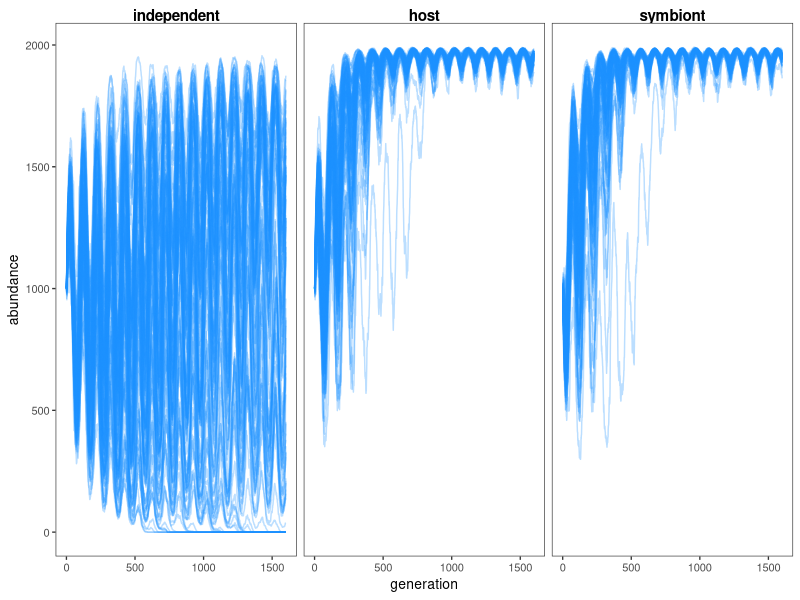
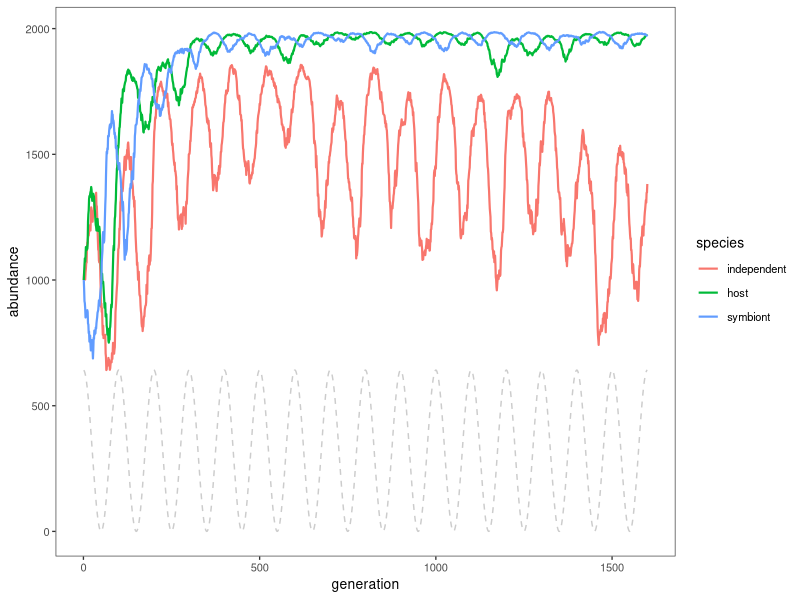
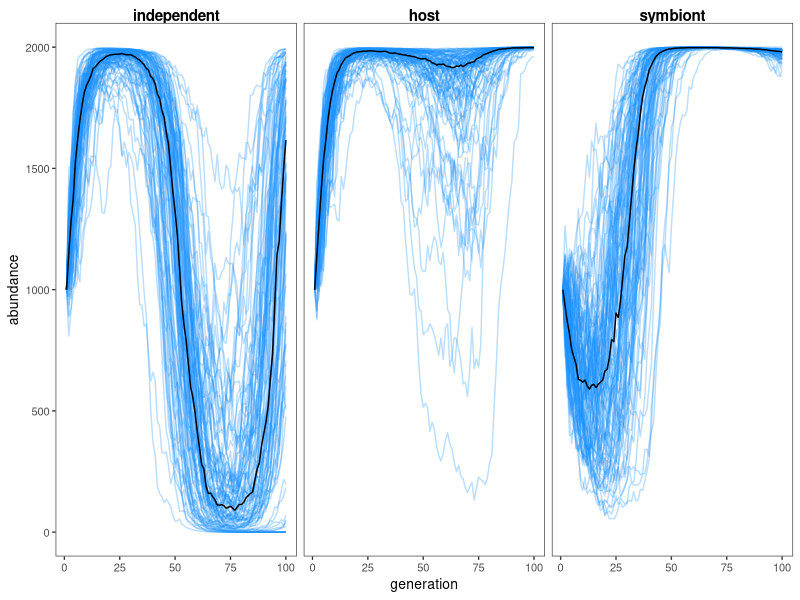
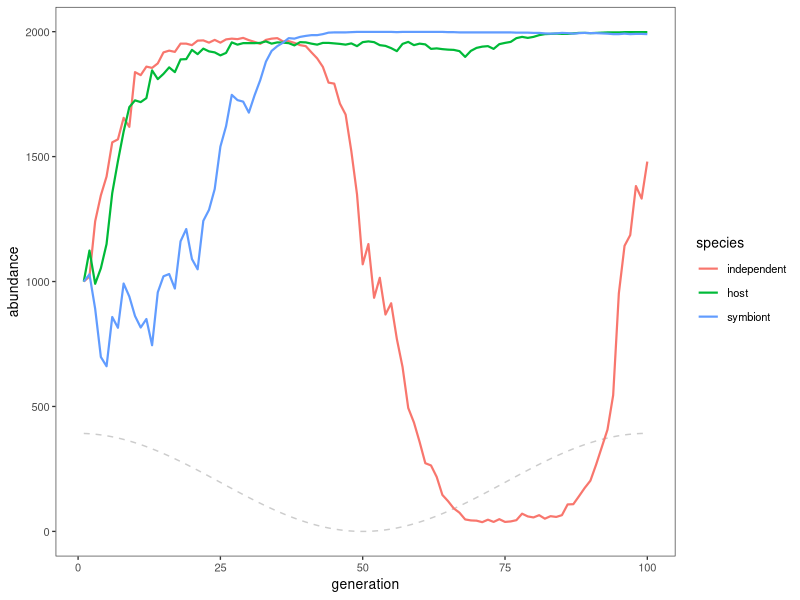

Generate these figures, in order, with R:
library(MASS)
library(tidyverse)
library(magrittr)
library(parallel)
library(grid)
library(car)



# Custom ggplot2 theme
theme_lan <- function(base_size = 10, base_family = 'Helvetica') {
    theme_bw(base_size = base_size, base_family = base_family) %+replace%
        theme(
            strip.text = element_text(face = 'bold', size = 11),
            strip.background = element_rect(color = NA, fill = NA),
            panel.grid = element_blank()
        )
}


inv_logit <- function(x){
    exp(x)/(1 + exp(x))
}
logit <- function(x){
    log(x/(1 - x))
}

# Discrete-time logistic growth for time t+1
log_growth <- function(N_t, r, K){
    # new_N <- N_t + r * N_t * (1 - N_t / K)
    new_N <- N_t * exp(r * (1 - N_t / K))
    # To avoid negative abundances
    new_N <- ifelse(new_N < 0, 0, new_N)
    # Also rounding bc a partial individual makes no sense
    return(matrix(as.integer(new_N), nrow = 1))
}




# Sine curve with limits and set number of phases
# First function is for one x value, and is used inside the 2nd one and for plotting
u_curve_1x <- function(x, time_len, phases = 1, c_max = 1, c_min = 0) {
    rel_x <- x / time_len
    {sin({(4 * phases)*rel_x + 1} * {pi/2}) + 1} * 0.5 * (c_max - c_min) + c_min
}
u_curve <- function(time_len, phases = 1, c_max = 1, c_min = 0) {
    sapply(1:time_len, u_curve_1x, time_len, phases, c_max, c_min)
}





# Change a covariance matrix
change_cov_mat <- function(cov_matrix_0, i1, i2, new_cov){
    if (i1 == i2) { stop("Cannot change covariance with itself.") }
    new_cov_matrix <- cov_matrix_0
    new_cov_matrix[i1, i2] <- new_cov
    new_cov_matrix[i2, i1] <- new_cov
    return(new_cov_matrix)
}









# 3 species
# 1:2 decline with X
# 3 increases with X
# when X reaches a threshold, r for 2 affects r for 3, and vice versa


sym_3sp_dr <- function(b2_change_fun, phases = 1, abundances_0 = rep(1000, 3), 
                       b1s = c(-0.1,0.1), phase_len = 100, r_sd = 0.05, K = 2000,
                       spp_names = c('independent', 'host', 'symbiont')) {
    time_len <- as.integer(phases * phase_len)
    X <- u_curve(time_len, phases = phases, c_max = 1, c_min = -1)
    n_spp <- 3
    pop_sizes <- matrix(integer(time_len*n_spp), ncol = n_spp)
    
    pop_sizes[1,] <- abundances_0  # Initial abundances
    
    for (t in 2:time_len) {
        # How sp 3 affects 2, and vice versa
        rel_t <- (t %% phase_len) / phase_len
        b2s <- b2_change_fun(rel_t, t %/% phase_len)
        # Changing rs_t based on X[t], plus adding random noise
        # Linear deterministic portion based on X[t] and other sp abundances
        lin_det <- b1s[c(1,1,2)] * X[t] + c(0, b2s) * (pop_sizes[t-1,c(1,3,2)]/ K)
        # Note: `- 0.5` is to make growth rates center around zero
        # rs_t <- inv_logit(lin_det) - 0.5 + rnorm(n_spp, sd = r_sd)
        # Trying without inverse logit
        rs_t <- lin_det + rnorm(n_spp, sd = r_sd)
        pop_sizes_t <- log_growth(pop_sizes[t-1,], rs_t, K)
        pop_sizes[t,] <- pop_sizes_t
    }
    pop_sizes_df <- as_data_frame(pop_sizes)
    colnames(pop_sizes_df) <- spp_names
    pop_sizes_df <- pop_sizes_df %>%
        mutate(generation = 1:time_len) %>%
        select(generation, everything())
    return(pop_sizes_df)
}

# This assumes that each simulation returns df of same nrows
do_sims <- function(n_sims, sim_fun, seed = NULL, ...) {
    s0 <- Sys.time()
    if (!is.null(seed)) {set.seed(seed)}
    sim_list <- lapply(1:n_sims, function(i) { sim_fun(...) })
    per_sim <- nrow(sim_list[[1]])
    sim_df <- bind_rows(sim_list)
    sim_df <- mutate(sim_df, sim = rep(1:n_sims, each = per_sim))
    s1 = Sys.time()
    cat(format(n_sims * per_sim, big.mark = ',', scientific = FALSE), 
        'simulated generations took', sprintf("%.2f", s1 - s0), 'secs')
    return(sim_df)
}






# =========================================================
# =========================================================
# Simulation set 1: sp 2 and sp 3 equally affected by X, but in different directions
# Cyclical X for 8 phases
# Relatively low b1
# =========================================================
# =========================================================

# ---------------
# Setting simulation parameters
# ---------------
n_phases <- 16
n_sims <- 100
phase_len <- 100
# Effect of X on sp 1:2, 3
b1s <- c(0.05, -0.05)
r_sd <- 0.05
b2_change_disc <- function(rel_t, phases_done, b1_X = abs(b1s[1])) {
    i <- max(which(c(-Inf, 0.25, 0.5, 0.75) <= (rel_t + 0 * phases_done)))
    # Effect of species 3 on 2
    b3_2 <- (c(0, 0.25, 0.5, 0) * b1_X)[i]
    # Effect of species 2 on 3
    b2_3 <- (c(0.5, 0, 0, 0.25) * b1_X)[i]
    return(c(b3_2, b2_3))
}
b2_change_cont <- function(rel_t, phases_done, lambda = 0.025) {
    beta1 <- abs((2 * rel_t) - 1)
    b3_2 <- (1 - beta1) * lambda
    b2_3<- beta1 * lambda
    return(c(b3_2, b2_3))
}



# 80,000 simulated generations took 2.72 secs
sim_df <- do_sims(n_sims, sym_3sp_dr, 8, b2_change_fun = b2_change_cont, phases = n_phases, 
                  b1s = b1s, phase_len = phase_len, r_sd = r_sd) %>%
    gather(species, abundance, -generation, -sim, factor_key = TRUE)

sim_df %>% 
    ggplot(aes(generation, abundance)) +
    geom_line(aes(group = sim), alpha = 0.3, color = 'dodgerblue') +
    # stat_summary(geom = 'line', fun.y = median) +
    theme_lan() +
    facet_grid( ~ species)


sim_df %>% 
    filter(generation == (n_phases * phase_len)) %>% 
    group_by(species) %>% 
    summarize(survived = mean(abundance > 0))



# Focusing on 1 randomly chosen simulation
set.seed(4)
sim_df %>%
    filter(sim == sample(1:n_sims, 1)) %T>%
    {p_limits <<- c(c_max = max(c(min(.$abundance), 0 + diff(range(.$abundance))/10)), 
                    c_min = 0); .} %>% 
    ggplot(aes(generation, abundance, color = species)) +
    stat_function(fun = u_curve_1x,
                  args = list(phases = n_phases, time_len = n_phases * phase_len,
                              c_max = p_limits['c_max'],
                              c_min = p_limits['c_min']),
                  linetype = 2, color = 'gray80', size = 0.5, n = 1001) +
    geom_line(size = 0.75) +
    theme_lan()







# =========================================================
# =========================================================
# Simulation set 2: sp 2 and sp 3 equally affected by X, but in different directions
# Cyclical X for 1 phase
# Greater number of generations per cycle
# =========================================================
# =========================================================

# ---------------
# Setting simulation parameters
# ---------------
n_phases <- 1
n_sims <- 100
phase_len <- 100
# Effect of X on sp 1:2, 3
b1s <- c(0.25, -0.25)
r_sd <- 0.2
b2_change_cont <- function(rel_t, phases_done, lambda = 0.2) {
    beta1 <- abs((2 * rel_t) - 1)
    b3_2 <- (1 - beta1) * lambda
    b2_3<- beta1 * lambda
    return(c(b3_2, b2_3))
}


sim_df <- do_sims(n_sims, sym_3sp_dr, 7, b2_change_fun = b2_change_cont, phases = n_phases, 
                  b1s = b1s, phase_len = phase_len, r_sd = r_sd) %>%
    gather(species, abundance, -generation, -sim, factor_key = TRUE)


sim_df %>% 
    ggplot(aes(generation, abundance)) +
    geom_line(aes(group = sim), alpha = 0.3, color = 'dodgerblue') +
    stat_summary(geom = 'line', fun.y = median) +
    theme_lan() +
    facet_grid( ~ species)




sim_df %>% 
    filter(generation == (n_phases * phase_len)) %>% 
    group_by(species) %>% 
    summarize(survived = mean(abundance > 0))



# Focusing on 1 randomly chosen simulation
set.seed(7)
sim_df %>%
    filter(sim == sample(1:n_sims, 1)) %T>%
    {p_limits <<- c(c_max = max(c(min(.$abundance), diff(range(.$abundance))/5)), 
                    c_min = 0); .} %>% 
    ggplot(aes(generation, abundance, color = species)) +
    stat_function(fun = u_curve_1x,
                  args = list(phases = n_phases, time_len = n_phases * phase_len,
                              c_max = p_limits['c_max'],
                              c_min = p_limits['c_min']),
                  linetype = 2, color = 'gray80', size = 0.5, n = 1001) +
    geom_line(size = 0.75) +
    theme_lan()












# =======================================================================================
# =======================================================================================
# =======================================================================================
# =======================================================================================
# =======================================================================================
# =======================================================================================
# =======================================================================================
# =======================================================================================
# =======================================================================================
# =======================================================================================






sym_3sp_dk <- function(b2_change_fun, phases = 1, abundances_0 = rep(1000, 3), 
                       b1s = c(-0.1,0.1), phase_len = 100, r_sd = 0.05, K_0 = 2000,
                       spp_names = c('independent', 'host', 'symbiont')) {
    time_len <- as.integer(phases * phase_len)
    X <- u_curve(time_len, phases = phases, c_max = 1, c_min = -1)
    n_spp <- 3
    pop_sizes <- matrix(integer(time_len*n_spp), ncol = n_spp)
    
    pop_sizes[1,] <- abundances_0  # Initial abundances
    
    for (t in 2:time_len) {
        # How sp 3 affects 2, and vice versa
        rel_t <- (t %% phase_len) / phase_len
        b2s <- b2_change_fun(rel_t, t %/% phase_len)
        # Changing rs_t based on X[t], plus adding random noise
        # Linear deterministic portion based on X[t] and other sp abundances
        lin_det <- b1s[c(1,1,2)] * X[t] + c(0, b2s) * (pop_sizes[t-1,c(1,3,2)]/ K)
        # Note: `- 0.5` is to make growth rates center around zero
        # rs_t <- inv_logit(lin_det) - 0.5 + rnorm(n_spp, sd = r_sd)
        # Trying without inverse logit
        rs_t <- lin_det + rnorm(n_spp, sd = r_sd)
        pop_sizes_t <- log_growth(pop_sizes[t-1,], rs_t, K)
        pop_sizes[t,] <- pop_sizes_t
    }
    pop_sizes_df <- as_data_frame(pop_sizes)
    colnames(pop_sizes_df) <- spp_names
    pop_sizes_df <- pop_sizes_df %>%
        mutate(generation = 1:time_len) %>%
        select(generation, everything())
    return(pop_sizes_df)
}





# =========================================================
# =========================================================
# Simulation set 3: sp 2 and sp 3 equally affected by X, but in different directions
# Cyclical X for 1 phase
# Greater number of generations per cycle
# =========================================================
# =========================================================














